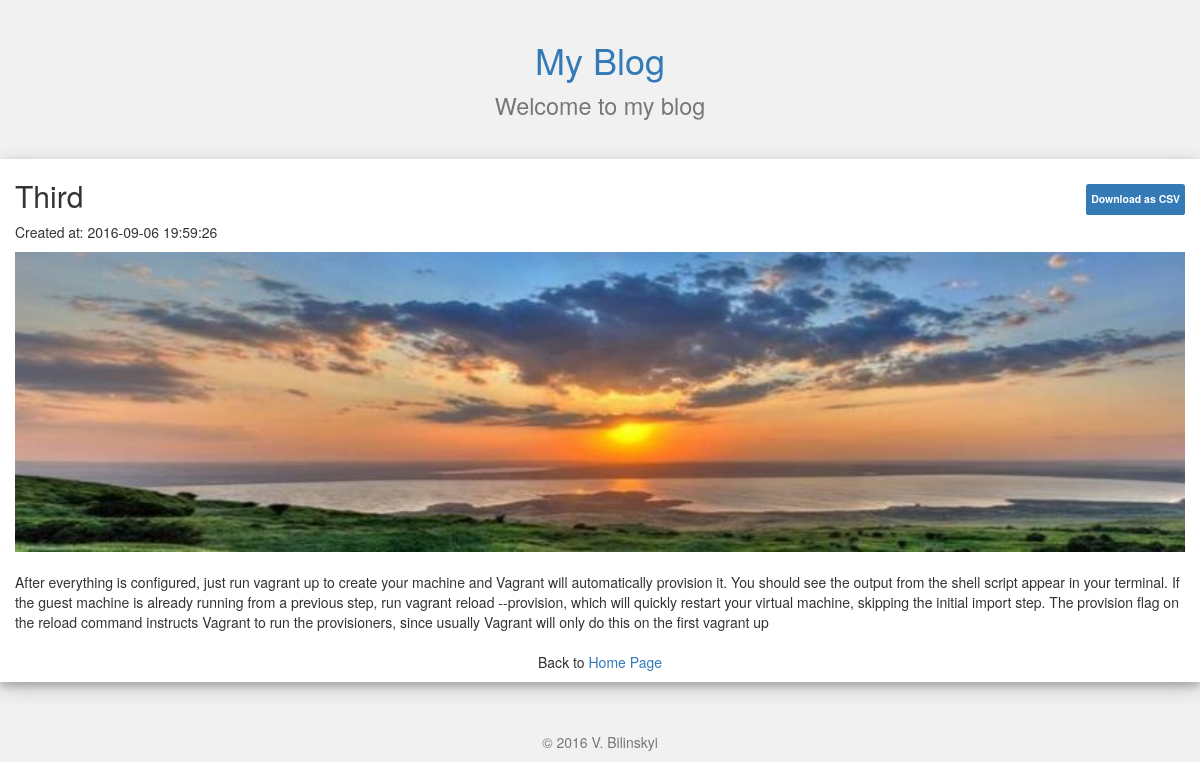
/article/view/3, run on the app's committed database.
### tables this page shows
CREATE TABLE IF NOT EXISTS `articles` (
  `id` int(11) NOT NULL AUTO_INCREMENT,
  `title` varchar(100) NOT NULL,
  `imgPath` varchar(100) NOT NULL,
  `article` text NOT NULL,
  `createdDate` timestamp NOT NULL DEFAULT CURRENT_TIMESTAMP ON UPDATE CURRENT_TIMESTAMP,
  PRIMARY KEY (`id`)
);

### application/core/view.php (called while the page is built)
<?php
class View
{
    function render($contentView, $templateView, $data = null)
    {
        include 'application/views/' . $templateView . '.php';
    }
}

### application/controllers/article.php (called while the page is built, shortened)
<?php
class Article extends Controller
{
    public $id;
    public $model;
    public $view;
    function __construct($id)
    {
        $this->id = $id;
        $this->model = new ArticleModel();
        $this->view = new View();
    }
    function view()
    {
        $data = $this->model->getById($this->id);
        $this->view->render('article', 'template', $data);
    }
}

### application/bootstrap.php (called while the page is built, shortened)
<?php
require_once 'core/db.php';
require_once 'core/view.php';
require_once 'core/route.php';
Route::start();

### index.php (called while the page is built, shortened)
<?php
require_once 'application/bootstrap.php';

### application/core/db.php (called while the page is built, shortened)
<?php
class Db
{
    private static $_instance = null;
    private function __construct()
    {
        try {
            $this->dbHandler = new PDO('mysql:host=' . DB_HOST . ';dbname=' . DB_NAME, DB_USER, DB_PASS);
        } catch (Exception $e) {
            echo $e->getMessage();
        }
    }
    static public function getInstance()
    {
        if (is_null(self::$_instance)) {
            self::$_instance = new self();
        }
        return self::$_instance->dbHandler;
    }
}

### application/models/articleModel.php (called while the page is built, shortened)
<?php
class ArticleModel extends Model
{
    function getById($id)
    {
        $query = 'SELECT * FROM Articles WHERE Id=' . $id;
        $stmt = Db::getInstance()->query($query);
        $stmt->setFetchMode(PDO::FETCH_ASSOC);
        $result = $stmt->fetchAll();
        return $result[0];
    }
}

### application/views/article.php (the view)
<section class="row">
    <div class="col-lg-12 content-area">
        <a class="label label-primary pull-right dwld" href="/article/download/<?php echo $data['id'];?>">Download as CSV</a>
        <h2><?php echo $data['title'];?></h2>
        <p>Created at: <?php echo $data['createdDate'];?></p>
        <img src="<?php echo $data['imgPath'];?>">
        <div class="article">
            <?php echo $data['article'];?>
        </div>
        <p class="content-center"> Back to <a href="/">Home Page</a></p>
    </div>
</section>

### application/core/route.php (shortened to what this page needs)
<?php
class Route
{
    public static function start()
    {
        $url = $_GET['route'];
        $urlArr = explode('/', $url);
        if (!empty($urlArr[1])) {
            $action = strtolower($urlArr[1]);
        } else {
            $action = 'index';
        }
        if (!empty($urlArr[2]) and (intval($urlArr[2]) > 0)) {
            $data = intval($urlArr[2]);
        } else {
            $data = null;
        }
        $controller = new $controllerName($data);
        if (method_exists($controller, $action)) {
            $controller->$action();
        } else {
            Route::ErrorPage404();
        }
    }
}

### application/views/Template.php (shortened to what this page needs)
<!DOCTYPE html>
<html>
<head>
    <link rel="stylesheet" href="https://maxcdn.bootstrapcdn.com/bootstrap/3.3.7/css/bootstrap.min.css">
    <link rel="stylesheet" href="/css/style.css">
</head>
<body>
<div class="container-fluid main">
    <header class="page-header content-center">
        <h1>
            <a href="/">My Blog</a>
            <br>
            <small>Welcome to my blog</small>
        </h1>
    </header>
    <?php include 'application/views/'. $contentView . '.php';?>
    <footer class="content-center">
        &copy; <?php echo date('Y'); ?> V. Bilinskyi
    </footer>
</div>
</body>
</html>

### css/style.css (style rules this page uses)
a { text-decoration: none !important; }
.main { background-color: #f1f1f1; }
.content-area { background-color: #ffffff; margin-bottom: 30px; box-shadow: 0 4px 8px 0 rgba(0,0,0,0.2),0 6px 20px 0 rgba(0,0,0,0.19); }
.content-center { text-align: center; }
.content-area>img { width: 100%; height: 300px; }
footer { color: #777; margin: 20px 0 10px 0; }
.article { margin: 20px 0; }
.dwld { margin-top: 25px; padding: 10px 5px; }

### data on the page
articles: title "Third", createdDate "2016-09-06 19:59:26", imgPath (picture), article "After everything is configured, just run vagrant up to create your machine and Vagrant will automatically provision it. You should see the output from the shell script appear in your terminal. If the guest machine is already running from a previous step, run vagrant reload --provision, which will quickly restart your virtual machine, skipping the initial import step. The provision flag on the reload command instructs Vagrant to run the provisioners, since usually Vagrant will only do this on the first vagrant up"
